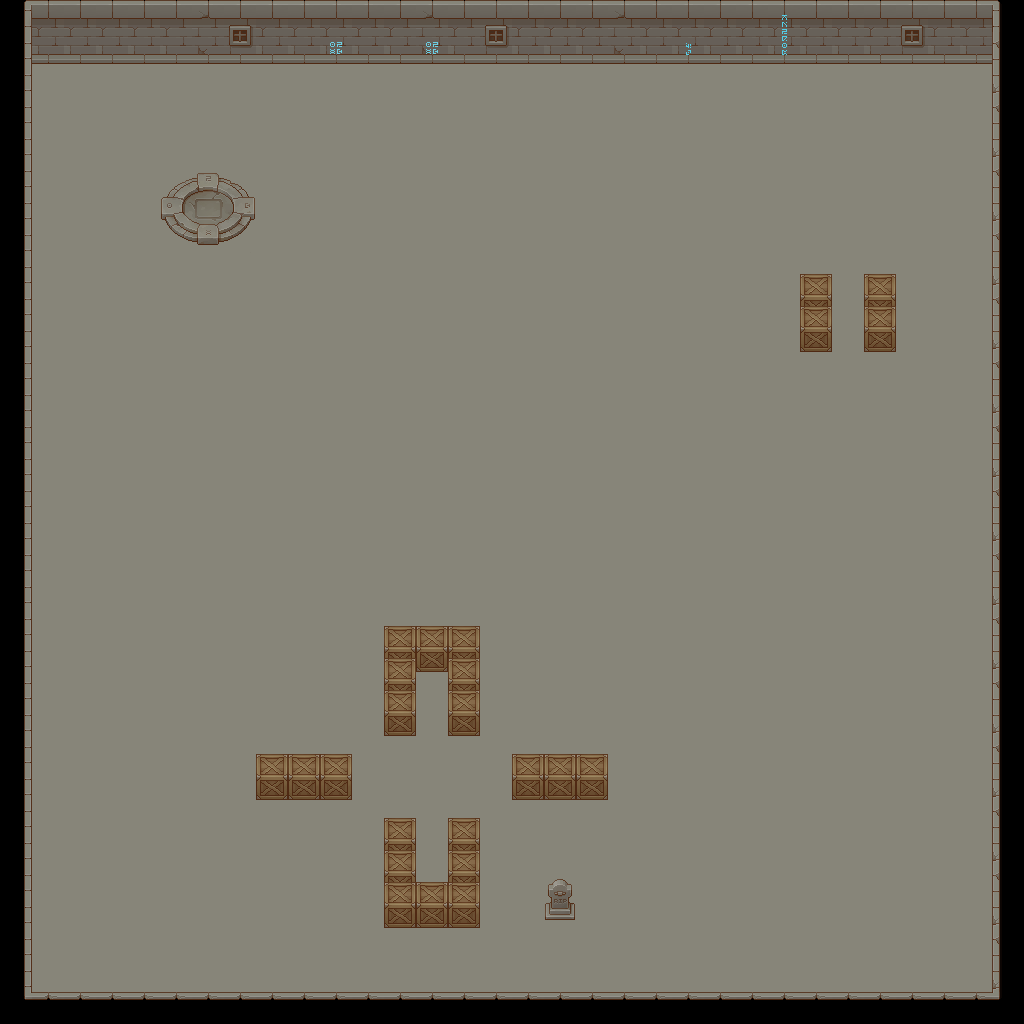

The image is a tile-based game level rendered from a .tmx file. Its description and source (layers, tilesets, objects; grid data summarised) follow:
An orthogonal 32x32 tile map with 32x32 px tiles, 3 tile layers (Слой тайлов 1, Слой тайлов 2, Слой тайлов 3), 3 tilesets.

<map version="1.5" tiledversion="1.7.2" orientation="orthogonal" renderorder="right-down" width="32" height="32" tilewidth="32" tileheight="32" infinite="0" nextlayerid="4" nextobjectid="1">
 <tileset firstgid="1" name="TX Tileset Stone Ground" tilewidth="32" tileheight="32" tilecount="64" columns="8">
  <image source="TX Tileset Stone Ground.png" width="256" height="256" />
 </tileset>
 <tileset firstgid="65" name="TX Props" tilewidth="32" tileheight="32" tilecount="256" columns="16">
  <image source="TX Props.png" width="512" height="512" />
 </tileset>
 <tileset firstgid="321" name="TX Tileset Wall" tilewidth="32" tileheight="32" tilecount="256" columns="16">
  <image source="TX Tileset Wall.png" width="512" height="512" />
 </tileset>
 <layer id="1" name="Слой тайлов 1" width="32" height="32">
  <data>[1024 cells, 1024 non-empty, 15 distinct tile ids]</data>
 </layer>
 <layer id="2" name="Слой тайлов 2" width="32" height="32">
  <data>[1024 cells, 25 non-empty, 2 distinct tile ids]</data>
 </layer>
 <layer id="3" name="Слой тайлов 3" width="32" height="32">
  <data>[1024 cells, 39 non-empty, 15 distinct tile ids]</data>
 </layer>
</map>
